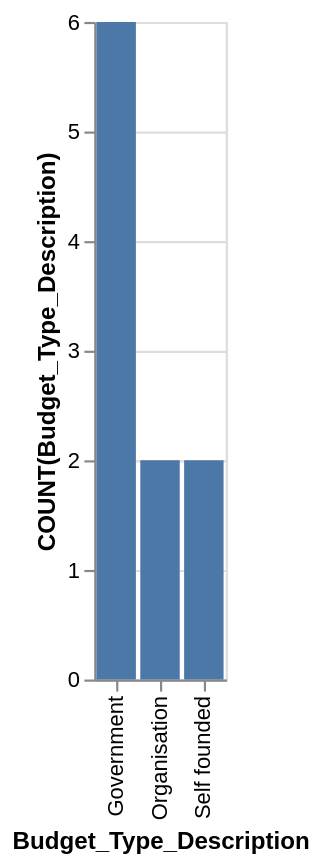

This figure's Vega-Lite source:
### Vega-Lite specification from a JSON file in a GitHub repository (floating-point values rounded to 4 significant figures)
{"data": {"values": [{"x_data": "Government", "y_data": 6}, {"x_data": "Organisation", "y_data": 2}, {"x_data": "Self founded", "y_data": 2}]}, "mark": "bar", "encoding": {"x": {"field": "x_data", "type": "nominal", "title": "Budget_Type_Description", "sort": "ascending"}, "y": {"field": "y_data", "type": "quantitative", "title": "COUNT(Budget_Type_Description)"}}}
